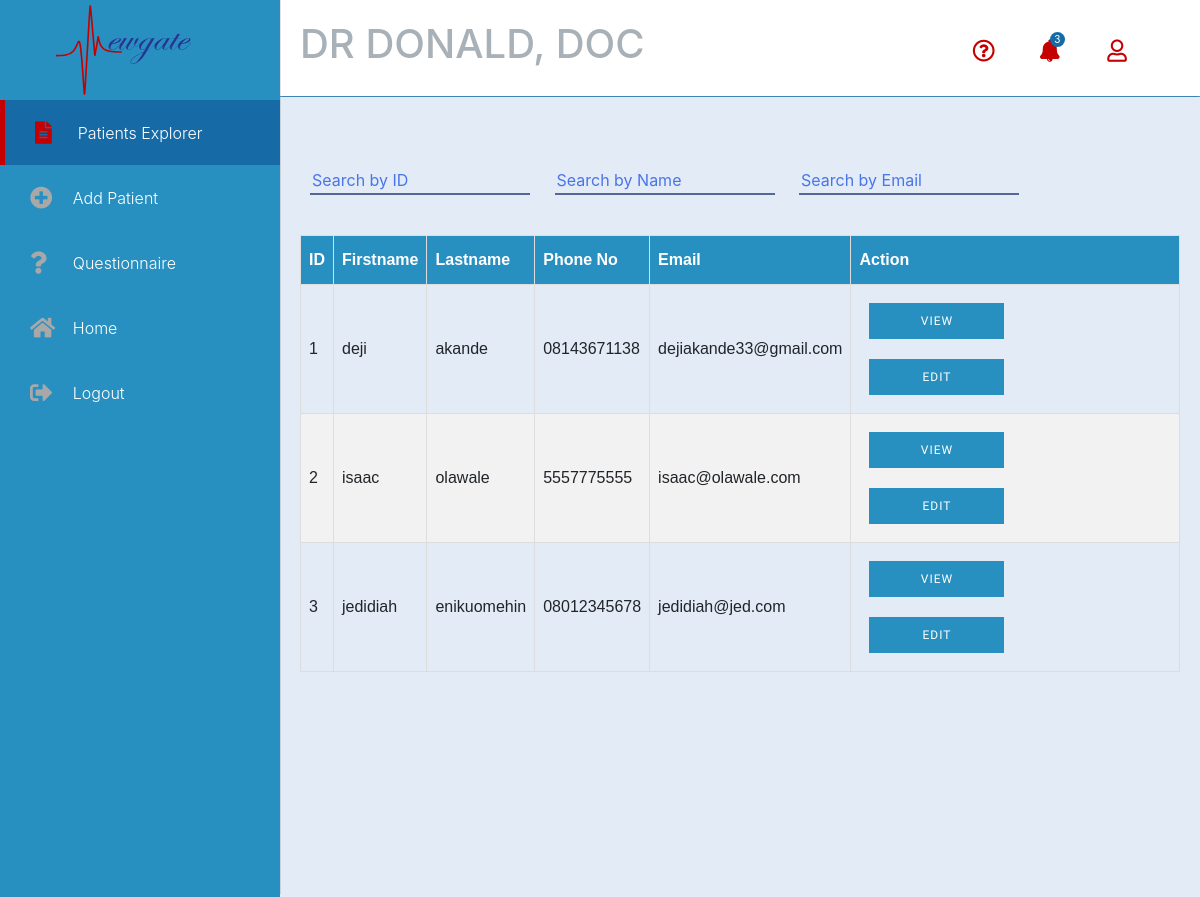
Before: /pages/viewpatients.php (signed in) with the older database file.
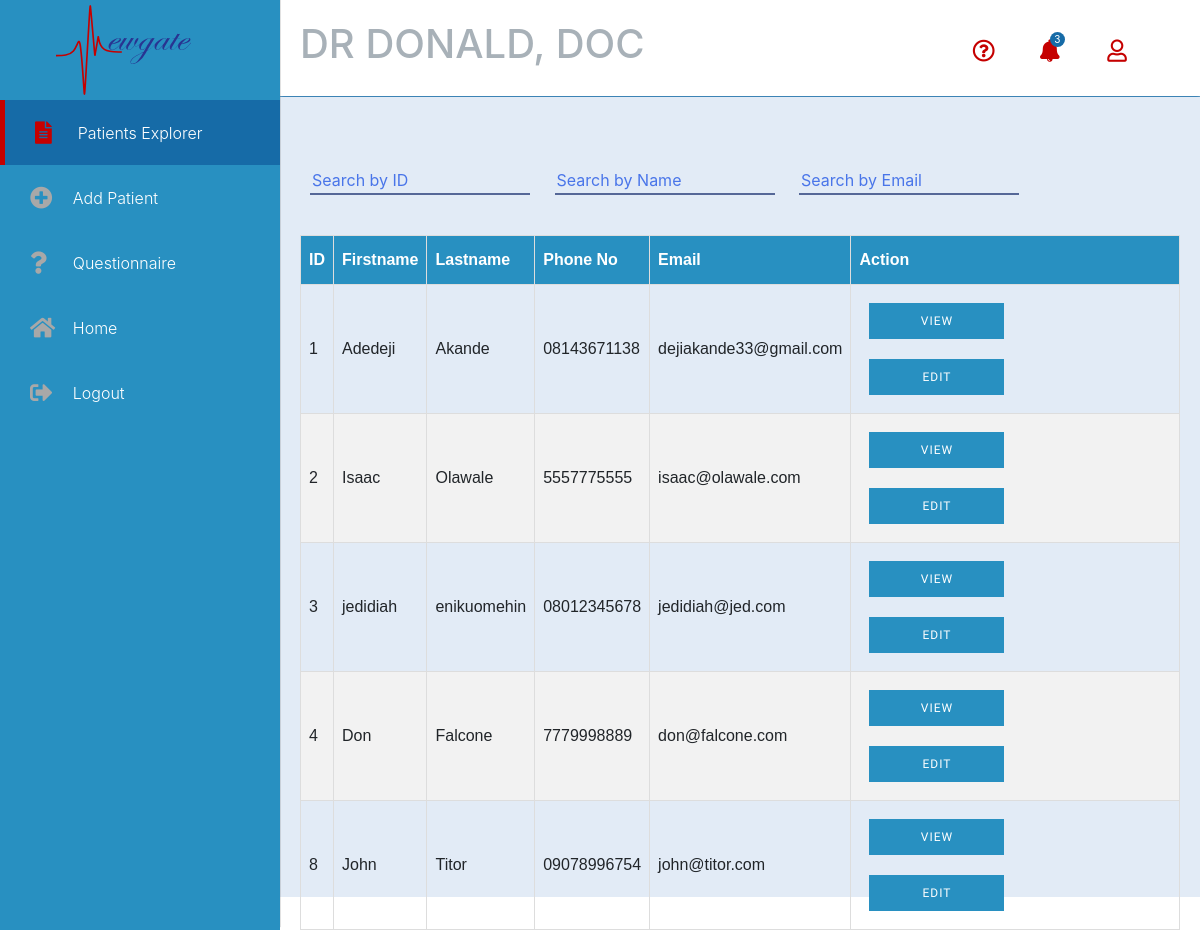
After: the same page with the newer database file.
### tables this page shows
CREATE TABLE `tbl_patients` (
  `ID` int(11) NOT NULL,
  `firstname` varchar(255) NOT NULL,
  `lastname` varchar(255) NOT NULL,
  `email` varchar(255) NOT NULL,
  `phone_num` varchar(255) NOT NULL,
  `dob` date NOT NULL,
  `height` float DEFAULT NULL,
  `weight` float DEFAULT NULL
);

### functions/functions.php (called while the page is built, shortened)
<?php
    function getCurrentUserOrDie(){
        if(!isset($_SESSION['user'])){
            doUnauthorized();
        }else{
            return $_SESSION['user'];
        }
    }
?>

### classes/user.php (called while the page is built, shortened)
<?php
class User {
    public $id, $ID, $email, $firstname, $lastname, $role;
    function isDoctor(){
        return in_array('DOCTOR', $this->role);
    }
}

### classes/patient.php (called while the page is built, shortened)
<?php
require_once('user.php');
class Patient {
    function __construct($ID, $email, $firstname, $lastname, $phone_num, $dob, $height, $weight, $sessbill=null, $docID=null){
        $this->ID = $ID;
        $this->email = $email;
        $this->firstname = $firstname;
        $this->lastname = $lastname;
        $this->phone_num = $phone_num;
    }
    static function getAllPatients($conn){
        $patients = array();
        $stmt = $conn->query("SELECT * FROM tbl_patients");
        $results = $stmt->fetchall(PDO::FETCH_ASSOC);
        foreach($results as $result){
            $patient = new Patient($result['ID'], $result["email"], $result["firstname"], $result["lastname"], $result["phone_num"], $result['dob'], $result['height'], $result['weight']);
            array_push($patients, $patient);
        }
        return $patients;
    }
}

### pages/viewpatients.php (the view, shortened to what this page needs)
<?php
require_once("../functions/conn.php");
require_once("../functions/functions.php");
require_once("../classes/user.php");
require_once("../classes/patient.php");
$current_user = getCurrentUserOrDie();
$conn = connect();
$patients = Patient::getAllPatients($conn);
?>
<!DOCTYPE html>
<html lang="en">
<head>
    <link rel="stylesheet" type="text/css" media="screen" href="../assets/css/style.css"/>
    <link rel="stylesheet" type="text/css" media="screen" href="../assets/css/main.css"/>
    <link rel="stylesheet" type="text/css" media="screen" href="../assets/css/viewpatients.css"/>
    <link rel="stylesheet" href="../assets/css/bootstrap.min.css">
    <link rel="stylesheet" href="https://use.fontawesome.com/releases/v5.0.13/css/all.css"
>
    <link rel="stylesheet" href="../assets/web-fonts-with-css/css/fontawesome-all.css">
</head>
<body>
<section id="sideMenu">
    <img class="logo" src="../assets/images/newgate.svg" alt="logo here">
    <nav>
        <a href="#" class="active dash_btn"><i class="fas fa-file-alt"></i>Patients Explorer</a>
        <a href="addpatients.php" class="dash_btn"><i class="fas fa-plus-circle"></i>Add Patient</a>
        <a href="viewquestionnaires.php" class="dash_btn"><i class="fas fa-question"></i>Questionnaire</a>
        <a href="../pages/dashboard.php" class="dash_btn"><i class="fas fa-home"></i>Home</a>
        <a href="../logout.php" class="dash_btn"><i class="fas fa-sign-out-alt"></i>Logout</a>
    </nav>
</section>
<header>
    <div class="name-field">
        <H1><?php
        $name = ($current_user->isDoctor())?"DR ":"";
        $name .= strtoupper($current_user->firstname).", ";
        $name .= strtoupper($current_user->lastname);
        echo $name;
        ?></H1>
    </div>
    <div class="user-field">
        <a href="#"><i class="b far fa-question-circle"></i></a>
        <a href="#" class="notification"><i class="b fas fa-bell"></i><span class="circle">3</span></a>
        <a href="#">
            <i class="b far fa-user"></i>
        </a>
    </div>
</header>
<section class="main-container">
    <div class = "stuff">
        <div>
            <input class = "inputext" type="number" name="id" onkeyup="typeSearch()" id="id" placeholder = "Search by ID">
            <input class = "inputext" type="text" name="name" onkeyup="typeSearch()" id="name" placeholder = "Search by Name">
            <input class = "inputext" type="email" name="email" onkeyup="typeSearch()" id="email" placeholder = "Search by Email">
        </div>
        <table id="patientTable" class="genTab">
            <thead>
            <tr>
                <th> ID </th>
                <th>Firstname</th>
                <th>Lastname</th>
                <th>Phone No</th>
                <th>Email</th>
                <th>Action</th>
            </tr>
            </thead>
            <tbody>
            <?php foreach ($patients as $patient) {
                $link ="";
                if($current_user->isDoctor()){
                    $link  = '<a href="managepatients.php?ID='.$patient->ID.'"><button class="bodbut">Edit</button></a>';
                }
                echo <<<_END
            <tr>
                <td> $patient->ID </td>
                <td> $patient->firstname </td>
                <td> $patient->lastname </td>
                <td> $patient->phone_num </td>
                <td> $patient->email</td>
                <td>
                <a href="patientfile.php?ID=$patient->ID"><button class="bodbut">View</button></a>
                $link
                </td>
            </tr>
_END;
            }?>
            </tbody>
        </table>
    </div>
</body>
</html>

### assets/css/style.css (style rules this page uses)
* { box-sizing: border-box; }
body { font-family: 'roboto', sans-serif; margin: 0; background: #E2EBF6; height: 100vh; }
header { background: white; margin-left: 280px; padding: 20px; box-shadow: 0 1px 5px 2px rgb(22, 107, 167); }
header .name-field { display: inline-block; width: 50%; color: #A8B1B8; }
header .search-field .fas, .far { transition: all 0.3s ease-in-out; }
header .search-field:hover .fas, .far { color: #C50000; }
header .user-field { display: inline-block; float: right; padding: 10px; }
header .user-field a { display: inline-block; padding-right: 20px; text-decoration: none; }
.notification { position: relative; font-size: 20px; padding-top: 5px; }
.notification .circle { background: #166BA7; width: 15px; height: 15px; border-radius: 50%; display: inline-block; font-size: 10px; color: white; text-align: center; position: absolute; top: 2px; left: 10px; }
.logo { height: 100px; width: 135px; margin-left: 20%; }
#sideMenu { background: #2890C1; width: 280px; height: 100%; box-shadow: 0 -3px 1px rgb(77, 77, 77); position: fixed; bottom: 0; top: 0; z-index: 4; }
#sideMenu nav a { display: block; color: #FFFFFF; text-decoration: none; padding: 20px 30px; font-weight: 300; transition: all 0.3s ease-in-out; }
.dash_btn { transition: all 0.3s ease-in-out; }
.dash_btn:hover .fas, .far { color: #C50000; }
.active { background: #166BA7; border-left: 5px solid #C50000; padding: 15px 30px 15px 25px; }
.active .fas, .far { color: #C50000; }
.fas, .far { color: #A8A8A8; font-size: 1.4rem; margin-right: 0.8rem; display: inline-block; width: 30px; position: relative; top: 2px; }
.b { color: #C50000; }
.main-container { margin-left: 280px; margin-top: 1px; padding-top: 40px; background: #E2EBF6; height: 100%; }

### assets/css/main.css (style rules this page uses)
.inputext { margin: 10px; border-style: hidden; border-bottom-style: solid; border-bottom-color: #556797; outline: none; }
::placeholder { color: #4975e9; }
.bodbut { color: #ffffff; margin: 10px; font-size: 12px; border: 0 none; letter-spacing: 1px; text-transform: uppercase; background-color: #2890C1; font-family: roboto, sans-serif; border-radius: 0; width: 135px; height: 36px; transition: all 0.3s ease-in-out; }
.stuff { margin: 20px; }
.genTab { font-family: "Trebuchet MS", Arial, Helvetica, sans-serif; border-collapse: collapse; width: 100%; margin-top: 30px; }
.genTab td, .genTab th { border: 1px solid #ddd; padding: 8px; }
.genTab tr:nth-child(even) { background-color: #f2f2f2; }
.genTab th { padding-top: 12px; padding-bottom: 12px; text-align: left; background-color: #2890C1; color: white; }
td a { display: block; }

### assets/css/viewpatients.css (style rules this page uses)
.inputext { width: 25%; background-color: transparent; }
td a { display: inline; }

Changed rows visible on the page:
changed tbl_patients "dejiakande33@gmail.com": firstname "deji" → "Adedeji"; lastname "akande" → "Akande"
changed tbl_patients "isaac@olawale.com": firstname "isaac" → "Isaac"; lastname "olawale" → "Olawale"
added tbl_patients: ID "4", firstname "Don", lastname "Falcone", phone_num "7779998889", email "don@falcone.com"
added tbl_patients: ID "8", firstname "John", lastname "Titor", phone_num "09078996754", email "john@titor.com"
